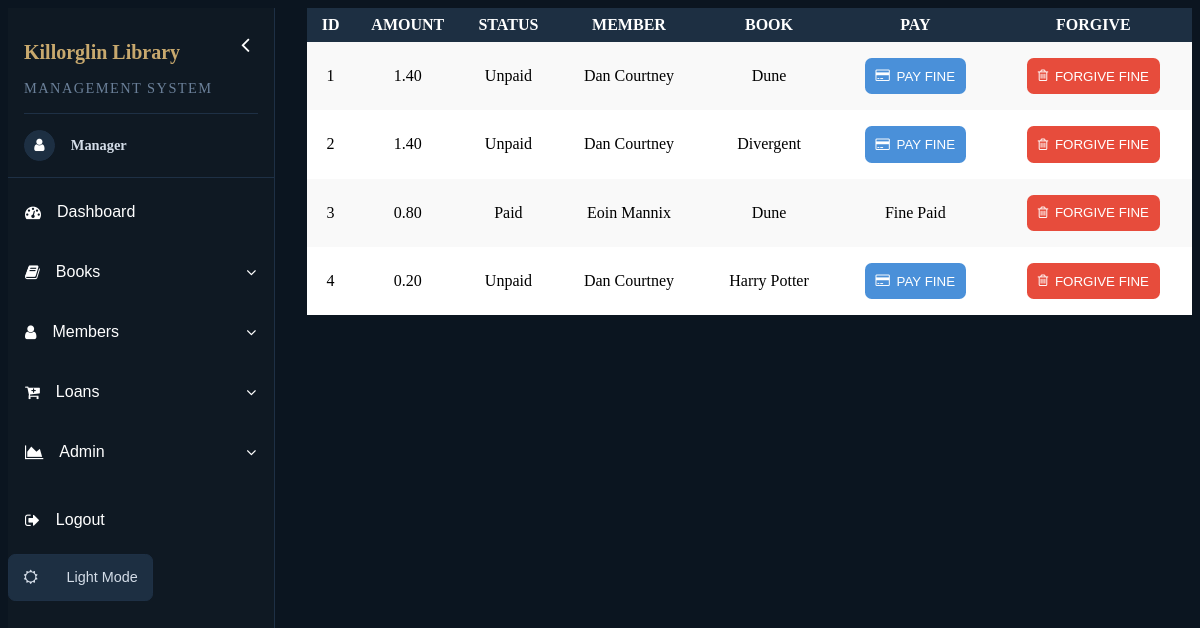
The page /processFine.php (signed in) on the database its author committed.
### tables this page shows
CREATE TABLE `Fines` (
  `FineID` tinyint(4) NOT NULL AUTO_INCREMENT,
  `FineAmount` decimal(5,2) NOT NULL,
  `Status` enum('U','P') NOT NULL DEFAULT 'U',
  `LoanID` tinyint(4) NOT NULL,
  `BookID` tinyint(3) NOT NULL,
  PRIMARY KEY (`FineID`),
  KEY `fk_fines_loanitems` (`LoanID`,`BookID`),
  CONSTRAINT `fk_fines_loanitems` FOREIGN KEY (`LoanID`, `BookID`) REFERENCES `LoanItems` (`LoanID`, `BookID`)
);

### config/config.php (called while the page is built, shortened)
<?php
    require_once("db.php");
    require_once("class/Fine.php");
    require_once("class/FineRepository.php");
    require_once("class/LibraryService.php");
    $bookRepository = new BookRepository($pdo);
    $memberRepository = new MemberRepository($pdo);
    $loanRepository = new LoanRepository($pdo);
    $fineRepository = new FineRepository($pdo);
    $authRepository = new AuthenticationRepository($pdo);
    $libraryService = new LibraryService($bookRepository,$memberRepository, $loanRepository, $fineRepository, $authRepository);
?>

### class/LibraryService.php (called while the page is built, shortened)
<?php
    class LibraryService {
        private FineRepository $fineRepo;
        public function __construct(BookRepository $bookRepo, MemberRepository $memberRepo, LoanRepository $loanRepo, FineRepository $fineRepo, AuthenticationRepository $authRepo) {
            $this->fineRepo = $fineRepo;
        }
        public function getAllFines() : array {
            try {
                return $this->fineRepo->getAllFines();
            } catch (Exception $e) {
                return [];
            }
        }
    }
?>

### class/FineRepository.php (called while the page is built, shortened)
<?php
    class FineRepository {
        private PDO $pdo;
        public function __construct(PDO $pdo) {
            $this->pdo = $pdo;
        }
        public function getAllFines() : array {
            try {
                $sql = 'SELECT f.*, m.FirstName, m.LastName, b.Title
                        FROM Fines f
                        JOIN Loans l ON f.LoanID = l.LoanID
                        JOIN Members m on l.MemberID = m.MemberID
                        JOIN Books b ON f.BookID = b.BookID';
                $stmt = $this->pdo->prepare($sql);
                $stmt->execute();
                $rows = $stmt->fetchAll();
                $fines = [];
                foreach($rows as $row) {
                    $fines[] = [
                        "fine" => new Fine (
                            $row['FineAmount'],
                            $row['LoanID'],
                            $row['BookID'],
                            $row['FineID'],
                            $row['Status'],
                        ),
                        "member" => $row["FirstName"] . " " . $row["LastName"],
                        "book" => $row["Title"]
                    ];
                }
                return $fines;
            } catch (PDOException $e) {
                throw new Exception("Error retrieving all fines.");
            }
        }
    }
?>

### class/Fine.php (called while the page is built, shortened)
<?php
    class Fine {
        private int $id;
        private float $amount;
        private string $status;
        public function __construct(float $amount, int $loanID, int $bookID, int $ID = 0, string $status = "U") {
            $this->id = $ID;
            $this->amount = $amount;
            $this->status = $status;
        }
        public function getFineID() : int {
            return $this->id;
        }
        public function getFineAmount() : float {
            return $this->amount;
        }
        public function getStatus() : string {
            return $this->status;
        }
    }
?>

### processFine.php (the view, shortened to what this page needs)
<?php
    require_once("config/config.php");
    $fines = $libraryService->getAllFines();
?>
<!DOCTYPE html>
<html lang="en">
<head>
    <link rel="stylesheet" href="https://cdnjs.cloudflare.com/ajax/libs/font-awesome/4.7.0/css/font-awesome.min.css">
    <link rel="stylesheet" href="public/css/style.css">
</head>
<body>
    <?php include_once("inc/navMenu.php"); ?>
    <table class="viewBookTable">
        <tr>
            <th>ID</th>
            <th>Amount</th>
            <th>Status</th>
            <th>Member</th>
            <th>Book</th>
            <th>Pay</th>
            <th>Forgive</th>
        </tr>
        <?php foreach($fines as $fine) :  ?>
            <tr>
                <td><?php echo $fine["fine"]->getFineID(); ?></td>
                <td><?php echo htmlspecialchars(number_format($fine["fine"]->getFineAmount(), 2)); ?></td>
                <td><?php echo $fine["fine"]->getStatus() === "U" ? "Unpaid" : "Paid"; ?></td>
                <td><?php echo $fine["member"]; ?></td>
                <td><?php echo $fine["book"]; ?></td>
                <?php if ($fine["fine"]->getStatus() === "U") : ?>
                    <td>
                        <form action="processFine.php" method="post">
                            <div class='payFine'>
                                <button class='payFineButton' name="payFine"><i class="fa fa-credit-card"></i>PAY FINE</button>
                            </div>
                        </form>
                    </td>
                <?php else : ?>
                    <td>
                        Fine Paid
                    </td>
                <?php endif; ?>
                <td>
                    <form action="processFine.php" method="post">
                        <div class='deleteFine'>
                            <button class='deleteFineButton' name="deleteFine"><i class='fa fa-trash-o'></i>FORGIVE FINE</button>
                        </div>
                    </form>
                </td>
            </tr>
        <?php endforeach; ?>
    </table>
</body>
</html>

### public/css/style.css (style rules this page uses)
:root { --body-bg-color: #0b1520; --text-white-color: white; --text-black-color: black; --aside-background-color: #0f1923; --aside-border-color: #1e3045; --heading-font-color: #c8a96e; --secondary-heading-color: #6b8099; --nav-elements-color: #d4dde8; --nav-elements-hover: #1d2f42; --lightGrey-border-color: lightgrey; --table-even-color: #f9f9f9; --input-box-placeholder: #3a5068; --table-bg-color: white; --table-text-color: black; --table-header-text: white; --error-msg-text: #ef4444; --error-message-bg: #2d1515; --error-msg-border: #7f1d1d; --success-msg-text:#22c55e; --success-msg-bg: #152d1e; --success-msg-border:#14532d; --edit-button: #4a90d9; --delete-button: #e74c3c; }
body { background: var(--body-bg-color); color: var(--text-white-color); display: flex; min-height: 100vh; }
.viewBookTable { margin-left: 2em; }
.viewBookTable, .memberCrudTable { color: var(--table-text-color); border-collapse: collapse; background-color: var(--table-bg-color); width: 100%; height: fit-content; height: 100%; overflow: scroll; }
.viewBookTable th, .memberCrudTable th { background-color: var(--nav-elements-hover); color: var(--table-header-text); text-align: center; padding: 0.5em; text-transform: uppercase; font-size: 1em; }
.viewBookTable td, .memberCrudTable td { padding: 1em; border-bottom: 1px solid var(--light-border-color); text-align: center; }
.viewBookTable tr:nth-child(even), .memberCrudTable tr:nth-child(even) { background-color: var(--table-even-color); }
.viewBookTable td:last-child, .memberCrudTable td:nth-child(9) { font-weight: bold; }
.editMemberButton, .payFineButton { display: flex; align-items: center; gap: 0.5em; padding: 0.8em; background-color: var(--edit-button); color: white; border: none; border-radius: 0.5em; }
.editMemberButton i, .payFineButton i { font-size: 1em; }
.deleteFine { display: flex; justify-content: center; align-items: center; }
.deleteFineButton { display: flex; gap: 0.5em; align-items: center; padding: 0.8em; background-color: var(--delete-button); color: white; border: none; border-radius: 0.5em; }
.deleteFineButton i { font-size: 1em; }
.payFine { display: flex; justify-content: center; }

### rows shown on the page
fines: FineID "1", FineAmount "1.40", Status "Unpaid", member "Dan Courtney", book "Dune"
fines: FineID "2", FineAmount "1.40", Status "Unpaid", member "Dan Courtney", book "Divergent"
fines: FineID "3"
fines: FineID "4", FineAmount "0.20", Status "Unpaid", member "Dan Courtney", book "Harry Potter"

### other values the page prints
$_SESSION['username'] "Manager"
$fine["fine"]->getFineAmount() "0.80"
$fine["member"] "Eoin Mannix"
$fine["book"] "Dune"
